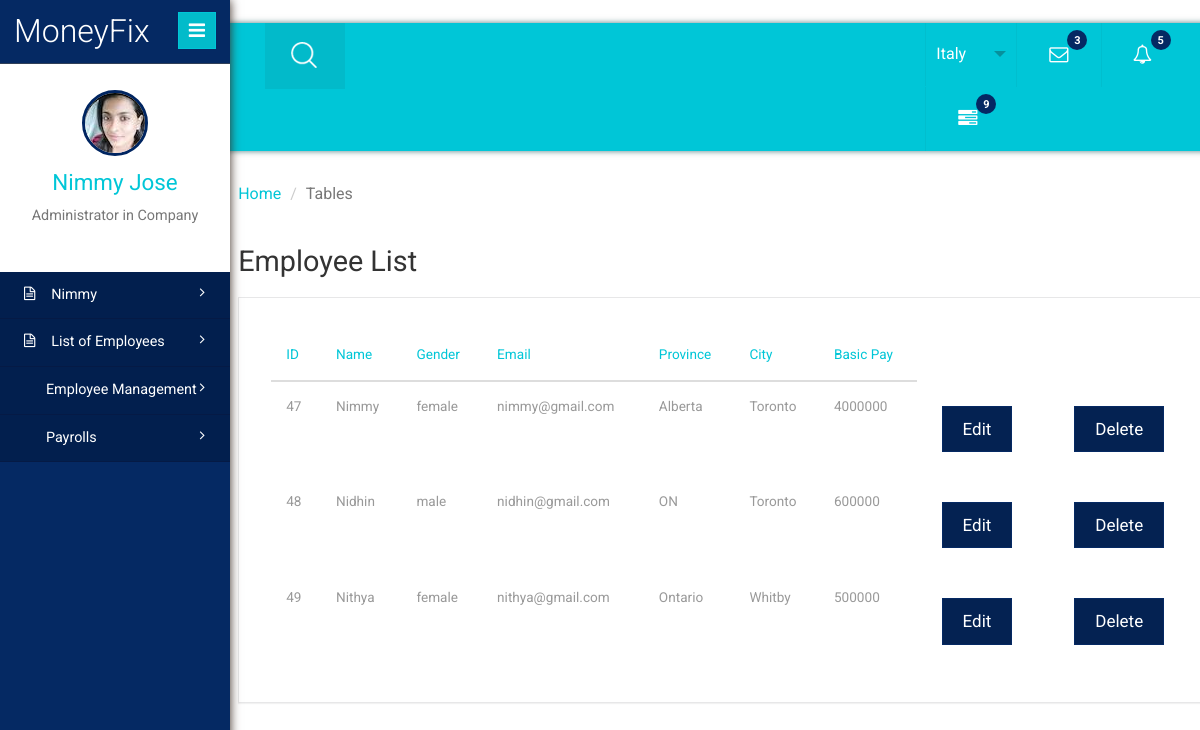
Page /table.php on the committed database.
### tables this page shows
CREATE TABLE `Employee` (
  `id` int(6) UNSIGNED NOT NULL,
  `name` varchar(30) NOT NULL,
  `gender` varchar(30) NOT NULL,
  `email` varchar(50) DEFAULT NULL,
  `url` varchar(200) DEFAULT NULL,
  `dob` timestamp NOT NULL DEFAULT CURRENT_TIMESTAMP ON UPDATE CURRENT_TIMESTAMP,
  `address` varchar(50) DEFAULT NULL,
  `city` varchar(50) DEFAULT NULL,
  `province` varchar(30) DEFAULT NULL,
  `zipcode` varchar(30) DEFAULT NULL,
  `joinDate` timestamp NOT NULL DEFAULT '0000-00-00 00:00:00',
  `basicPay` int(10) DEFAULT NULL
);

### web/table.php (the view, shortened to what this page needs)
profile<?php
	 $servername = "localhost";
	 $username = "root";
		$password = "";
	 $dbname = "myDB";
				$conn = mysqli_connect($servername, $username, $password, $dbname);
$sql = "SELECT * FROM Employee";
$result = mysqli_query($conn, $sql);
?>
<!DOCTYPE HTML>
<html>
<head>
<link href="css/bootstrap.min.css" rel='stylesheet' type='text/css' />
<link href="css/style.css" rel='stylesheet' type='text/css' />
<link href="css/font-awesome.css" rel="stylesheet">
<link rel="stylesheet" href="css/icon-font.min.css" type='text/css' />
</head>
<body>
   <div class="page-container">
	<div class="left-content">
	   <div class="inner-content">
			<div class="header-section">
						<div class="top_menu">
									<div class="srch"><button></button></div>
								<div class="profile_details_left">
									<ul class="nofitications-dropdown">
											<li class="dropdown note dra-down">
											  <div id="dd" class="wrapper-dropdown-3" tabindex="1">
																			<span>Italy</span>
																		</div>
										</li>
										<li class="dropdown note">
											<a href="#" class="dropdown-toggle" data-toggle="dropdown" aria-expanded="false"><i class="fa fa-envelope-o"></i> <span class="badge">3</span></a>
										</li>
							<li class="dropdown note">
								<a href="#" class="dropdown-toggle" data-toggle="dropdown" aria-expanded="false"><i class="fa fa-bell-o"></i> <span class="badge">5</span></a>
							</li>
						<li class="dropdown note">
								<a href="#" class="dropdown-toggle" data-toggle="dropdown" aria-expanded="false"><i class="fa fa-tasks"></i> <span class="badge blue1">9</span></a>
							</li>
							<div class="clearfix"></div>
								</ul>
							</div>
							<div class="clearfix"></div>
						</div>
				</div>
							<div class="outter-wp">
									  <div class="sub-heard-part">
									   <ol class="breadcrumb m-b-0">
											<li><a href="index.php">Home</a></li>
											<li class="active">Tables</li>
										</ol>
									   </div>
									<div class="graph-visual tables-main">
													<h3 class="inner-tittle two">Employee List</h3>
														  <div class="graph">
															<div class="tables">
																<table class="table">
																	<thead>
																	<tr>
																	 <th>ID</th>
																	 <th>Name</th>
																	 <th>Gender</th>
																	 <th>Email</th>
																	 <th>Province</th>
																	 <th>City</th>
																	 <th>Basic Pay</th>
																	</tr> </thead>
																	<tbody>
																		<?php
																		if(mysqli_num_rows($result)>0)
																		{
																			while($row=mysqli_fetch_array($result)){
																		?>
																	      <tr>
																	      	   <td>
																	      <?php echo $row['id'];?>
																	      </td>
																	      <td>
																	      <?php echo $row['name'];?>
																	      </td>
																	      <td>
																	      <?php echo $row['gender'];?>
																	      </td>
																	      <td>
																	      <?php echo $row['email'];?>
																	      </td>
																	      <td>
																	      <?php echo $row['province'];?>
																	      </td>
																	      <td>
																	      <?php echo $row['city'];?>
																	      </td>
																	      <td>
																	      <?php echo $row['basicPay'];?>
																	      </td>
																	      <td>
																	        <a class="btn btn-primary" href="Update.php?edit=<?php echo $row['id']; ?>">Edit</a>
																	      </td>
																	      <td>
																	        <a class="btn btn-primary" href="table.php?del=<?php echo $row['id']; ?>">Delete</a>
																	      </td>
																	    </tr>
																	    <?php
																	    }
																	}
																	?>
																	</tbody>
																	 </table>
															</div>
													</div>
										</div>
									</div>
								</div>
							</div>
				<div class="sidebar-menu">
					<header class="logo">
					<a href="#" class="sidebar-icon"> <span class="fa fa-bars"></span> </a> <a href="index.php"> <span id="logo"> <h1>MoneyFix</h1></span>
				  </a>
				</header>
							<div class="down">
									  <a href="index.php"><img src="images/nimmy.jpg"></a>
									  <a href="index.php"><span class=" name-caret">Nimmy Jose</span></a>
									 <p> Administrator in Company</p>
									</div>
                           <div class="menu">
									<ul id="menu" >
	<li id="menu-academico" ><a href="#"><i class="fa fa-file-text-o"></i> <span>Nimmy</span> <span class="fa fa-angle-right" style="float: right"></span></a>
										 </li>
										 <li id="menu-academico" ><a href="#"><i class="fa fa-file-text-o"></i> <span>List of Employees</span> <span class="fa fa-angle-right" style="float: right"></span></a>
										 </li>
								<li id="menu-academico" ><a href="#"><i class="lnr lnr-book"></i> <span>Employee Management</span> <span class="fa fa-angle-right" style="float: right"></span></a>
									 </li>
									<li><a href="#"><i class="lnr lnr-chart-bars"></i> <span>Payrolls</span> <span class="fa fa-angle-right" style="float: right"></span></a>
									</li>
								  </ul>
								</div>
							  </div>
							</div>
</body>
</html>

### rows in the picture
employee: id "47", name "Nimmy", gender "female", email "nimmy@gmail.com", province "Alberta", city "Toronto", basicPay "4000000"
employee: id "48", name "Nidhin", gender "male", email "nidhin@gmail.com", province "ON", city "Toronto", basicPay "600000"
employee: id "49", name "Nithya", gender "female", email "nithya@gmail.com", province "Ontario", city "Whitby", basicPay "500000"
